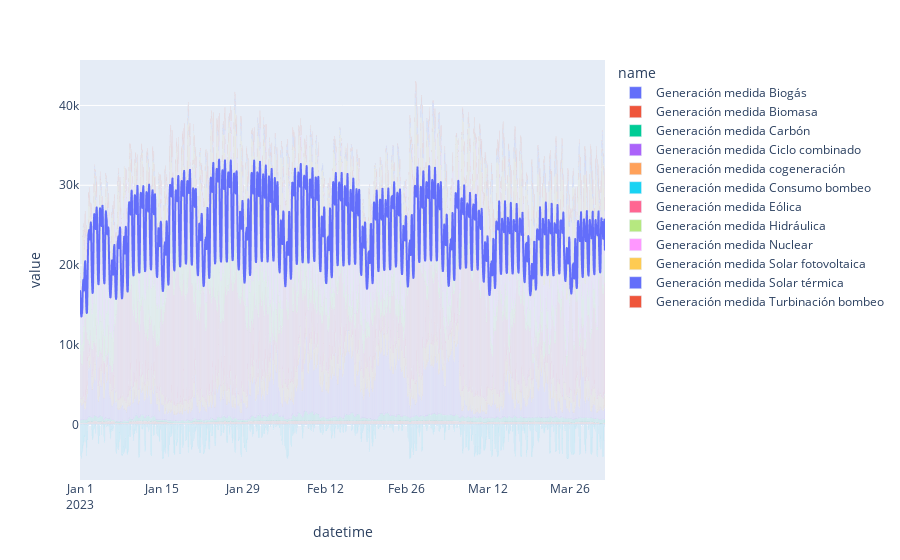

The notebook cell this image was saved under:
### Code cell
fig=px.bar(generacion_df, x='datetime', y='value', color='name')
fig.add_traces(list(px.line(demanda_df, x='datetime', y='value').select_traces()))
fig.show()

### Figure 1 — Plotly figure (JSON) as saved in the notebook; plotly's stock layout.template omitted (floating-point values rounded to 4 significant figures; data arrays with more than 128 entries replaced by an {"elided": "..."} marker saying what was removed)
{"data": [{"alignmentgroup": "True", "hovertemplate": "name=Generación medida Biogás<br>datetime=%{x}<br>value=%{y}<extra></extra>", "legendgroup": "Generación medida Biogás", "marker": {"color": "#636efa", "pattern": {"shape": ""}}, "name": "Generación medida Biogás", "offsetgroup": "Generación medida Biogás", "orientation": "v", "showlegend": true, "textposition": "auto", "type": "bar", "x": {"elided": "2159 str values"}, "xaxis": "x", "y": {"elided": "2159 float values"}, "yaxis": "y"}, {"alignmentgroup": "True", "hovertemplate": "name=Generación medida Biomasa<br>datetime=%{x}<br>value=%{y}<extra></extra>", "legendgroup": "Generación medida Biomasa", "marker": {"color": "#EF553B", "pattern": {"shape": ""}}, "name": "Generación medida Biomasa", "offsetgroup": "Generación medida Biomasa", "orientation": "v", "showlegend": true, "textposition": "auto", "type": "bar", "x": {"elided": "2159 str values"}, "xaxis": "x", "y": {"elided": "2159 float values"}, "yaxis": "y"}, {"alignmentgroup": "True", "hovertemplate": "name=Generación medida Carbón<br>datetime=%{x}<br>value=%{y}<extra></extra>", "legendgroup": "Generación medida Carbón", "marker": {"color": "#00cc96", "pattern": {"shape": ""}}, "name": "Generación medida Carbón", "offsetgroup": "Generación medida Carbón", "orientation": "v", "showlegend": true, "textposition": "auto", "type": "bar", "x": {"elided": "2159 str values"}, "xaxis": "x", "y": {"elided": "2159 float values"}, "yaxis": "y"}, {"alignmentgroup": "True", "hovertemplate": "name=Generación medida Ciclo combinado<br>datetime=%{x}<br>value=%{y}<extra></extra>", "legendgroup": "Generación medida Ciclo combinado", "marker": {"color": "#ab63fa", "pattern": {"shape": ""}}, "name": "Generación medida Ciclo combinado", "offsetgroup": "Generación medida Ciclo combinado", "orientation": "v", "showlegend": true, "textposition": "auto", "type": "bar", "x": {"elided": "2159 str values"}, "xaxis": "x", "y": {"elided": "2159 float values"}, "yaxis": "y"}, {"alignmentgroup": "True", "hovertemplate": "name=Generación medida cogeneración<br>datetime=%{x}<br>value=%{y}<extra></extra>", "legendgroup": "Generación medida cogeneración", "marker": {"color": "#FFA15A", "pattern": {"shape": ""}}, "name": "Generación medida cogeneración", "offsetgroup": "Generación medida cogeneración", "orientation": "v", "showlegend": true, "textposition": "auto", "type": "bar", "x": {"elided": "2159 str values"}, "xaxis": "x", "y": {"elided": "2159 float values"}, "yaxis": "y"}, {"alignmentgroup": "True", "hovertemplate": "name=Generación medida Consumo bombeo<br>datetime=%{x}<br>value=%{y}<extra></extra>", "legendgroup": "Generación medida Consumo bombeo", "marker": {"color": "#19d3f3", "pattern": {"shape": ""}}, "name": "Generación medida Consumo bombeo", "offsetgroup": "Generación medida Consumo bombeo", "orientation": "v", "showlegend": true, "textposition": "auto", "type": "bar", "x": {"elided": "2159 str values"}, "xaxis": "x", "y": {"elided": "2159 float values"}, "yaxis": "y"}, {"alignmentgroup": "True", "hovertemplate": "name=Generación medida Eólica<br>datetime=%{x}<br>value=%{y}<extra></extra>", "legendgroup": "Generación medida Eólica", "marker": {"color": "#FF6692", "pattern": {"shape": ""}}, "name": "Generación medida Eólica", "offsetgroup": "Generación medida Eólica", "orientation": "v", "showlegend": true, "textposition": "auto", "type": "bar", "x": {"elided": "2159 str values"}, "xaxis": "x", "y": {"elided": "2159 float values"}, "yaxis": "y"}, {"alignmentgroup": "True", "hovertemplate": "name=Generación medida Hidráulica<br>datetime=%{x}<br>value=%{y}<extra></extra>", "legendgroup": "Generación medida Hidráulica", "marker": {"color": "#B6E880", "pattern": {"shape": ""}}, "name": "Generación medida Hidráulica", "offsetgroup": "Generación medida Hidráulica", "orientation": "v", "showlegend": true, "textposition": "auto", "type": "bar", "x": {"elided": "2159 str values"}, "xaxis": "x", "y": {"elided": "2159 float values"}, "yaxis": "y"}, {"alignmentgroup": "True", "hovertemplate": "name=Generación medida Nuclear<br>datetime=%{x}<br>value=%{y}<extra></extra>", "legendgroup": "Generación medida Nuclear", "marker": {"color": "#FF97FF", "pattern": {"shape": ""}}, "name": "Generación medida Nuclear", "offsetgroup": "Generación medida Nuclear", "orientation": "v", "showlegend": true, "textposition": "auto", "type": "bar", "x": {"elided": "2159 str values"}, "xaxis": "x", "y": {"elided": "2159 float values"}, "yaxis": "y"}, {"alignmentgroup": "True", "hovertemplate": "name=Generación medida Solar fotovoltaica<br>datetime=%{x}<br>value=%{y}<extra></extra>", "legendgroup": "Generación medida Solar fotovoltaica", "marker": {"color": "#FECB52", "pattern": {"shape": ""}}, "name": "Generación medida Solar fotovoltaica", "offsetgroup": "Generación medida Solar fotovoltaica", "orientation": "v", "showlegend": true, "textposition": "auto", "type": "bar", "x": {"elided": "2159 str values"}, "xaxis": "x", "y": {"elided": "2159 float values"}, "yaxis": "y"}, {"alignmentgroup": "True", "hovertemplate": "name=Generación medida Solar térmica<br>datetime=%{x}<br>value=%{y}<extra></extra>", "legendgroup": "Generación medida Solar térmica", "marker": {"color": "#636efa", "pattern": {"shape": ""}}, "name": "Generación medida Solar térmica", "offsetgroup": "Generación medida Solar térmica", "orientation": "v", "showlegend": true, "textposition": "auto", "type": "bar", "x": {"elided": "1606 str values"}, "xaxis": "x", "y": {"elided": "1606 float values"}, "yaxis": "y"}, {"alignmentgroup": "True", "hovertemplate": "name=Generación medida Turbinación bombeo<br>datetime=%{x}<br>value=%{y}<extra></extra>", "legendgroup": "Generación medida Turbinación bombeo", "marker": {"color": "#EF553B", "pattern": {"shape": ""}}, "name": "Generación medida Turbinación bombeo", "offsetgroup": "Generación medida Turbinación bombeo", "orientation": "v", "showlegend": true, "textposition": "auto", "type": "bar", "x": {"elided": "2159 str values"}, "xaxis": "x", "y": {"elided": "2159 float values"}, "yaxis": "y"}, {"hovertemplate": "datetime=%{x}<br>value=%{y}<extra></extra>", "legendgroup": "", "line": {"color": "#636efa", "dash": "solid"}, "marker": {"symbol": "circle"}, "mode": "lines", "name": "", "showlegend": false, "type": "scattergl", "x": {"elided": "2159 str values"}, "xaxis": "x", "y": {"elided": "2159 float values"}, "yaxis": "y"}], "layout": {"autosize": true, "barmode": "relative", "legend": {"title": {"text": "name"}, "tracegroupgap": 0}, "margin": {"t": 60}, "xaxis": {"anchor": "y", "autorange": true, "domain": [0, 1], "range": ["2022-12-31 23:30", "2023-03-31 23:30"], "title": {"text": "datetime"}, "type": "date"}, "yaxis": {"anchor": "x", "autorange": true, "domain": [0, 1], "range": [-6934.0, 45700.0], "title": {"text": "value"}, "type": "linear"}}}
